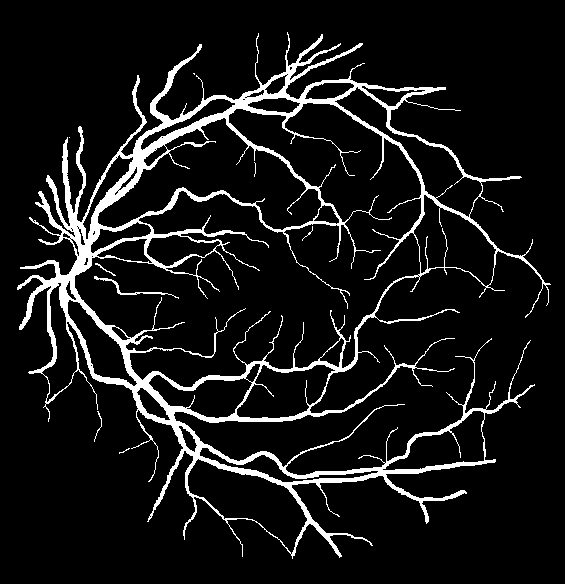
#> input picture 57736152-extract-blood-vessels/1.png, 565 x 584 px
$ python extract_blood_vessels.py
#> lines starting #> are read from the running program, lines starting #| are printed output that depends on the picture; after the words box and inside, x2 and y2 are one past the last pixel; in counts of white or black regions, pixels touching at a corner belong together
import cv2

image = cv2.imread('1.png')
#> image is the input picture: shape (584, 565, 3); 8.9% white; 9 white regions (4 under 20 px), largest, box (x1, y1, x2, y2) and area: (17, 32, 551, 559) 29119, (94, 276, 179, 299) 191, (95, 263, 116, 276) 38, (94, 411, 102, 442) 38, (302, 226, 313, 241) 20
gray = cv2.cvtColor(image, cv2.COLOR_BGR2GRAY)
thresh = cv2.threshold(gray, 120, 255, cv2.THRESH_BINARY)[1]
kernel = cv2.getStructuringElement(cv2.MORPH_ELLIPSE, (3,3))
opening = cv2.morphologyEx(thresh, cv2.MORPH_OPEN, kernel, iterations=1)
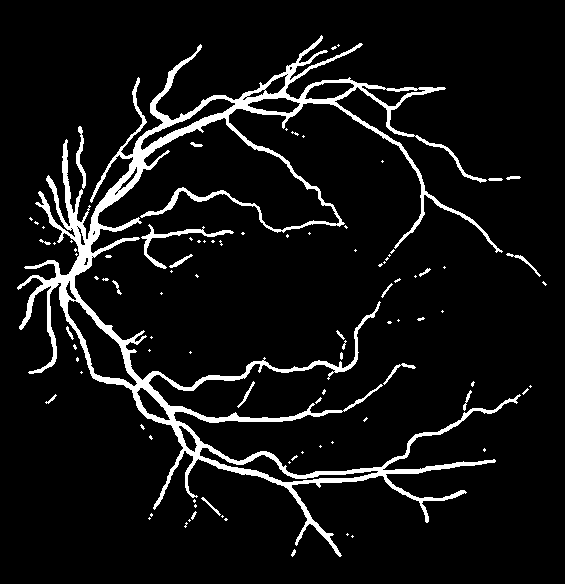
#> opening: shape (584, 565); 7.3% white; 95 white regions (72 under 20 px)

cnts = cv2.findContours(opening, cv2.RETR_EXTERNAL, cv2.CHAIN_APPROX_SIMPLE)
#> cnts = 95 contours, 78 with area under 20; largest, box (x1, y1, x2, y2) and area: (17, 35, 521, 557) 24700, (141, 224, 234, 269) 396, (76, 126, 86, 189) 166, (383, 363, 416, 385) 76, (506, 253, 541, 277) 70
cnts = cnts[0] if len(cnts) == 2 else cnts[1]
for c in cnts:
    area = cv2.contourArea(c)
    if area < 100:
        cv2.drawContours(opening, [c], -1, (0,0,0), -1)
#> this loop made 95 passes
#> area on passes 13, 24, 25, 30, 32, 41, 47, 49, 56, 63, 64, 85: 39.5, 20.5, 34, 51, 75.5, 24, 24, 26, 23, 60, 70, 26
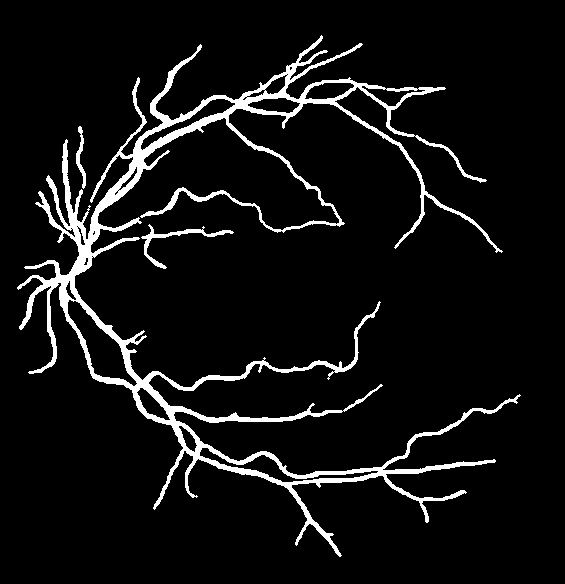
#> opening: shape (584, 565); 6.9% white; 3 white regions, box (x1, y1, x2, y2) and area: (17, 35, 521, 557) 21885, (141, 224, 234, 269) 534, (76, 126, 86, 189) 230

cv2.imshow('thresh', thresh)
cv2.imshow('opening', opening)
cv2.waitKey()
